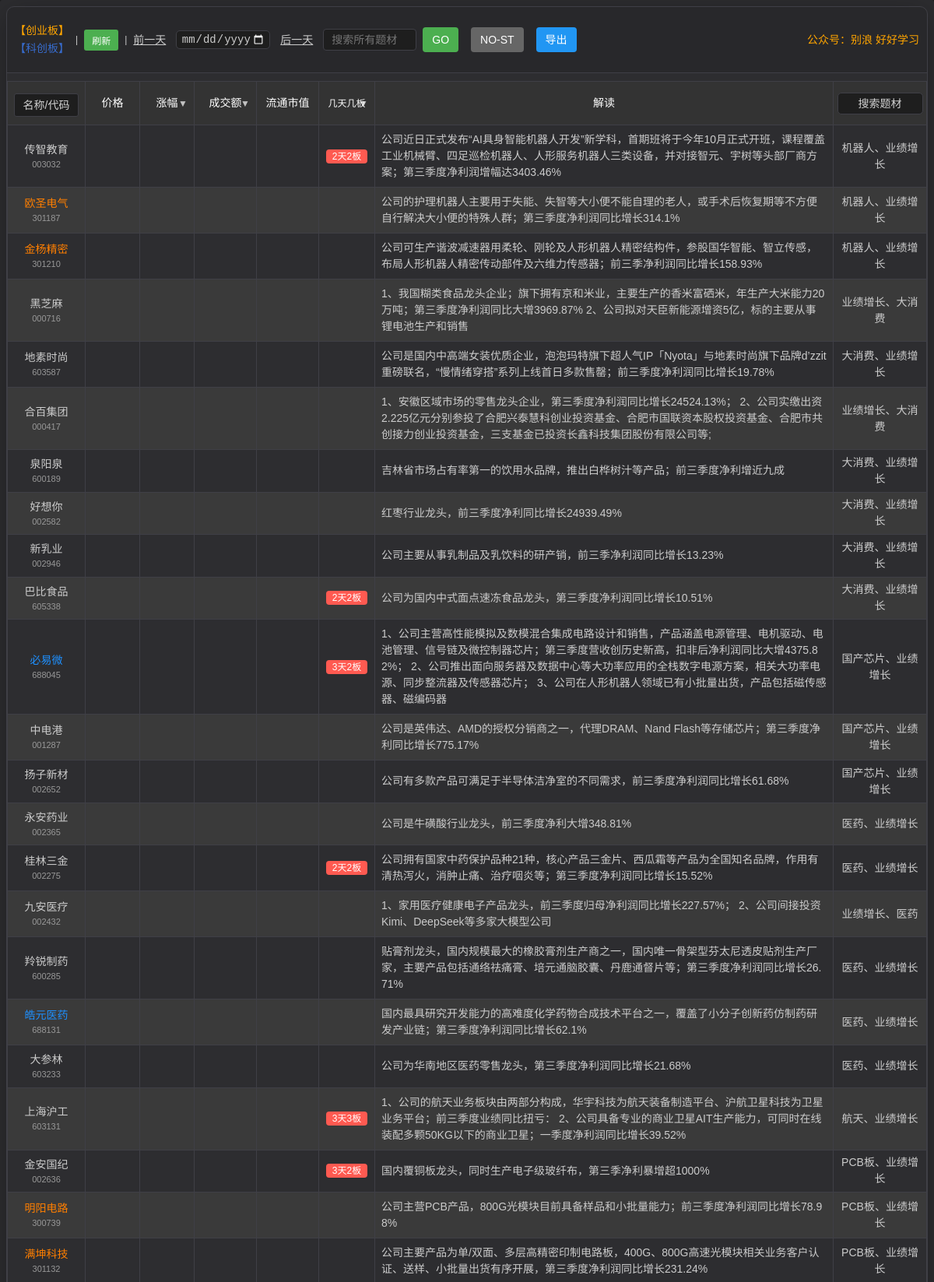
The page / (upper part) on the database its author committed.
### tables this page shows
CREATE TABLE stock_20261030 (
            id INTEGER PRIMARY KEY AUTOINCREMENT,
            code TEXT NOT NULL,
            name TEXT NOT NULL,
            description TEXT,
            plates TEXT,
            m_days_n_boards TEXT,
            date TEXT NOT NULL,
            price REAL DEFAULT 0,
            change_percentage REAL DEFAULT 0,
            amount REAL DEFAULT 0,
            value REAL DEFAULT 0
        );

### app.py (the view)
@app.route('/')
def index():
    latest_data = db.get_latest_day_data()
    message = session.pop('message', None)
    return render_template('index.html', stocks=latest_data, search_mode=False, message=message)

### templates/index.html (shortened to what this page needs)
<!DOCTYPE html>
<html lang="zh-CN">
<head>
    <link rel="stylesheet" href="/static/css/styles.css">
</head>
<body>
    <div class="container">
        <div class="table-container">
            <div class="header-container">
                <div class="date-selector">
                    <span class="market-label">
                        <span style="color: orange;">【创业板】</span> <span style="color: rgba(60, 127, 250, 0.781);">【科创板】</span>
                    </span>
                    <span style="color: var(--text-color);"> | </span>
                    <button onclick="location.reload()" class="refresh-button" title="刷新页面">
                    刷新
                </button>
                    <span style="color: var(--text-color);"> | </span>
                    <a href="javascript:void(0)" onclick="changeDate(-1)" style="color: var(--text-color); text-decoration: underline; font-size: 14px; margin-right: 5px; display: inline-block; line-height: 24px;">前一天</a>
                    <input type="date" id="dateFilter" placeholder="选择日期" onchange="filterByDate(this.value)" class="filter-input" style="margin: 0; padding: 2px 5px; display: inline-block; width: auto; max-width: 130px; vertical-align: middle;">
                    <a href="javascript:void(0)" onclick="changeDate(1)" style="color: var(--text-color); text-decoration: underline; font-size: 14px; margin-left: 5px; display: inline-block; line-height: 24px;">后一天</a>
                    <div class="plate-search-container-inline">
                        <input type="text" id="plateSearchInput" placeholder="搜索所有题材" class="plate-search-input-inline">
                        <button onclick="searchPlate()" class="plate-search-button-inline">GO</button>
                        <button id="noStButton" onclick="toggleNoStFilter()" class="no-st-button" type="button">NO-ST</button>
                        <button onclick="exportStockCodes()" class="export-button" type="button">导出</button>
                    </div>
                    <div style="margin-left: auto; color: orange !important; font-size: 14px;">
                        公众号：别浪 好好学习
                    </div>
                </div>
            </div>
            <table>
                <thead>
                    <tr>
                        <th width="120px">
                            <div class="search-wrapper">
                                <input
                                    type="text"
                                    id="searchInput"
                                    placeholder="名称/代码"
                                    class="search-input"
                                    oninput="showSuggestions(this.value)"
                                >
                            </div>
                        </th>
                        <th>价格</th>
                        <th class="sortable" onclick="sortByChangePercentage()">涨幅</th>
                        <th class="sortable" onclick="sortByAmount()">成交额</th>
                        <th>流通市值</th>
                        <th class="sortable" onclick="sortByDaysBoards()">几天几板</th>
                        <th>解读</th>
                        <th class="plate-column" style="width: 120px !important; min-width: 120px !important; max-width: 120px !important; padding: 4px !important;">
                            <input type="text" id="plateFilter" placeholder="搜索题材" oninput="filterByPlate(this.value)" class="filter-input">
                        </th>
                    </tr>
                </thead>
                <tbody id="stockTableBody">
                    {% if stocks %}
                        {% for stock in stocks %}
                            <tr onclick="linkToTongDaXin('{{ stock.code_part }}')" style="cursor: pointer;">
                                <td class="stock-name-link{% if stock.code_part.startswith('688') %} blue-text{% elif stock.code_part.startswith('3') or stock.code_part.startswith('68') %} orange-text{% endif %}"><div class="sn-name">{{ stock.name }}</div><div class="sn-code" style="font-size:11px;color:#999;">{{ stock.code_part }}</div></td>
                                <td class="price"></td>
                                <td class="change-percentage"></td>
                                <td class="amount"></td>
                                <td class="value"></td>
                                <td>{% if stock.m_days_n_boards %}
                                    <span class="days-boards-tag">{{ stock.m_days_n_boards }}</span>
                                {% else %}{{ stock.m_days_n_boards }}{% endif %}</td>
                                <td>{{ stock.description }}</td>
                                <td class="plate-column">{{ stock.plates }}</td>
                            </tr>
                        {% endfor %}
                    {% else %}
                        <tr>
                            <td colspan="10" class="no-data">暂无股票数据，请点击"抓取股票数据"按钮获取数据</td>
                        </tr>
                    {% endif %}
                </tbody>
            </table>
        </div>
    </div>
</body>
</html>

### rows shown on the page
stock_20261030: name "传智教育", code_part "003032", m_days_n_boards "2天2板", description "公司近日正式发布“AI具身智能机器人开发”新学科，首期班将于今年10月正式开班，课程覆盖工业机械臂、四足巡检机器人、人形服务机器人三类设备，并对接智元、宇树等头部厂商方案；第三季度净利润增幅达3403.46%", plates "机器人、业绩增长"
stock_20261030: name "欧圣电气", code_part "301187", description "公司的护理机器人主要用于失能、失智等大小便不能自理的老人，或手术后恢复期等不方便自行解决大小便的特殊人群；第三季度净利润同比增长314.1%", plates "机器人、业绩增长"
stock_20261030: name "金杨精密", code_part "301210", description "公司可生产谐波减速器用柔轮、刚轮及人形机器人精密结构件，参股国华智能、智立传感，布局人形机器人精密传动部件及六维力传感器；前三季净利润同比增长158.93%", plates "机器人、业绩增长"
stock_20261030: name "黑芝麻", code_part "000716", description "1、我国糊类食品龙头企业；旗下拥有京和米业，主要生产的香米富硒米，年生产大米能力20万吨；第三季度净利润同比大增3969.87% 2、公司拟对天臣新能源增资5亿，标的主要从事锂电池生产和销售", plates "业绩增长、大消费"
stock_20261030: name "地素时尚", code_part "603587", description "公司是国内中高端女装优质企业，泡泡玛特旗下超人气IP「Nyota」与地素时尚旗下品牌d’zzit重磅联名，“慢情绪穿搭”系列上线首日多款售罄；前三季度净利润同比增长19.78%", plates "大消费、业绩增长"
stock_20261030: name "合百集团", code_part "000417", description "1、安徽区域市场的零售龙头企业，第三季度净利润同比增长24524.13%； 2、公司实缴出资2.225亿元分别参投了合肥兴泰慧科创业投资基金、合肥市国联资本股权投资基金、合肥市共创接力创业投资基金，三支基金已投资长鑫科技集团股份有限公司等;", plates "业绩增长、大消费"
stock_20261030: name "泉阳泉", code_part "600189", description "吉林省市场占有率第一的饮用水品牌，推出白桦树汁等产品；前三季度净利增近九成", plates "大消费、业绩增长"
stock_20261030: name "好想你", code_part "002582", description "红枣行业龙头，前三季度净利同比增长24939.49%", plates "大消费、业绩增长"
stock_20261030: name "新乳业", code_part "002946", description "公司主要从事乳制品及乳饮料的研产销，前三季净利润同比增长13.23%", plates "大消费、业绩增长"
stock_20261030: name "巴比食品", code_part "605338", m_days_n_boards "2天2板", description "公司为国内中式面点速冻食品龙头，第三季度净利润同比增长10.51%", plates "大消费、业绩增长"
stock_20261030: name "必易微", code_part "688045", m_days_n_boards "3天2板", description "1、公司主营高性能模拟及数模混合集成电路设计和销售，产品涵盖电源管理、电机驱动、电池管理、信号链及微控制器芯片；第三季度营收创历史新高，扣非后净利润同比大增4375.82%； 2、公司推出面向服务器及数据中心等大功率应用的全栈数字电源方案，相关大功率电源、同步整流器及传感器芯片； 3、公司在人形机器人领域已有小批量出货，产品包括磁传感器、磁编码器", plates "国产芯片、业绩增长"
stock_20261030: name "中电港", code_part "001287", description "公司是英伟达、AMD的授权分销商之一，代理DRAM、Nand Flash等存储芯片；第三季度净利同比增长775.17%", plates "国产芯片、业绩增长"
stock_20261030: name "扬子新材", code_part "002652", description "公司有多款产品可满足于半导体洁净室的不同需求，前三季度净利润同比增长61.68%", plates "国产芯片、业绩增长"
stock_20261030: name "永安药业", code_part "002365", description "公司是牛磺酸行业龙头，前三季度净利大增348.81%", plates "医药、业绩增长"
stock_20261030: name "桂林三金", code_part "002275", m_days_n_boards "2天2板", description "公司拥有国家中药保护品种21种，核心产品三金片、西瓜霜等产品为全国知名品牌，作用有清热泻火，消肿止痛、治疗咽炎等；第三季度净利润同比增长15.52%", plates "医药、业绩增长"
stock_20261030: name "九安医疗", code_part "002432", description "1、家用医疗健康电子产品龙头，前三季度归母净利润同比增长227.57%； 2、公司间接投资Kimi、DeepSeek等多家大模型公司", plates "业绩增长、医药"
stock_20261030: name "羚锐制药", code_part "600285", description "贴膏剂龙头，国内规模最大的橡胶膏剂生产商之一，国内唯一骨架型芬太尼透皮贴剂生产厂家，主要产品包括通络祛痛膏、培元通脑胶囊、丹鹿通督片等；第三季度净利润同比增长26.71%", plates "医药、业绩增长"
stock_20261030: name "皓元医药", code_part "688131", description "国内最具研究开发能力的高难度化学药物合成技术平台之一，覆盖了小分子创新药仿制药研发产业链；第三季度净利润同比增长62.1%", plates "医药、业绩增长"
stock_20261030: name "大参林", code_part "603233", description "公司为华南地区医药零售龙头，第三季度净利润同比增长21.68%", plates "医药、业绩增长"
stock_20261030: name "上海沪工", code_part "603131", m_days_n_boards "3天3板", description "1、公司的航天业务板块由两部分构成，华宇科技为航天装备制造平台、沪航卫星科技为卫星业务平台；前三季度业绩同比扭亏： 2、公司具备专业的商业卫星AIT生产能力，可同时在线装配多颗50KG以下的商业卫星；一季度净利润同比增长39.52%", plates "航天、业绩增长"
stock_20261030: name "金安国纪", code_part "002636", m_days_n_boards "3天2板", description "国内覆铜板龙头，同时生产电子级玻纤布，第三季净利暴增超1000%", plates "PCB板、业绩增长"
stock_20261030: name "明阳电路", code_part "300739", description "公司主营PCB产品，800G光模块目前具备样品和小批量能力；前三季度净利润同比增长78.98%", plates "PCB板、业绩增长"
stock_20261030: name "满坤科技", code_part "301132", description "公司主要产品为单/双面、多层高精密印制电路板，400G、800G高速光模块相关业务客户认证、送样、小批量出货有序开展，第三季度净利润同比增长231.24%", plates "PCB板、业绩增长"
